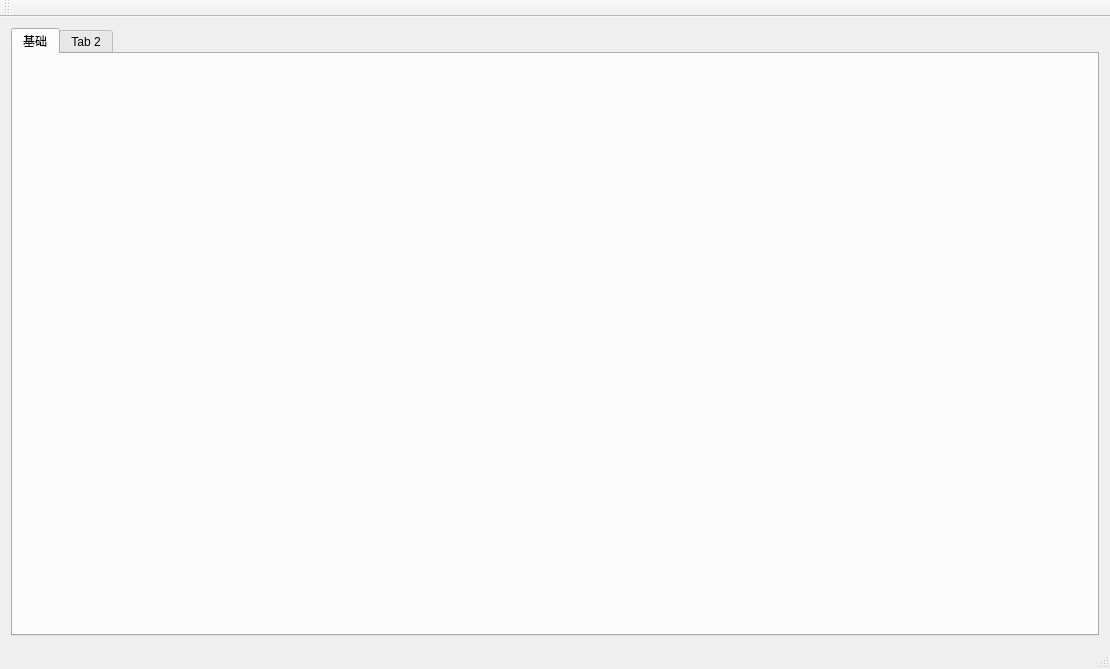
<?xml version="1.0" encoding="UTF-8"?>
<ui version="4.0">
 <class>QtOPenGLClass</class>
 <widget class="QMainWindow" name="QtOPenGLClass">
  <property name="geometry">
   <rect>
    <x>0</x>
    <y>0</y>
    <width>1110</width>
    <height>669</height>
   </rect>
  </property>
  <property name="windowTitle">
   <string>QtOPenGL</string>
  </property>
  <widget class="QWidget" name="centralWidget">
   <layout class="QHBoxLayout" name="horizontalLayout">
    <item>
     <widget class="QTabWidget" name="tabWidget">
      <property name="currentIndex">
       <number>0</number>
      </property>
      <widget class="BasicWidget" name="pageBasic">
       <attribute name="title">
        <string>基础</string>
       </attribute>
      </widget>
      <widget class="QWidget" name="tab_2">
       <attribute name="title">
        <string>Tab 2</string>
       </attribute>
      </widget>
     </widget>
    </item>
   </layout>
  </widget>
  <widget class="QMenuBar" name="menuBar">
   <property name="geometry">
    <rect>
     <x>0</x>
     <y>0</y>
     <width>1110</width>
     <height>23</height>
    </rect>
   </property>
  </widget>
  <widget class="QToolBar" name="mainToolBar">
   <attribute name="toolBarArea">
    <enum>TopToolBarArea</enum>
   </attribute>
   <attribute name="toolBarBreak">
    <bool>false</bool>
   </attribute>
  </widget>
  <widget class="QStatusBar" name="statusBar"/>
 </widget>
 <layoutdefault spacing="6" margin="11"/>
 <customwidgets>
  <customwidget>
   <class>BasicWidget</class>
   <extends>QWidget</extends>
   <header>basicwidget.h</header>
   <container>1</container>
  </customwidget>
 </customwidgets>
 <resources>
  <include location="QtOPenGL.qrc"/>
 </resources>
 <connections/>
</ui>
